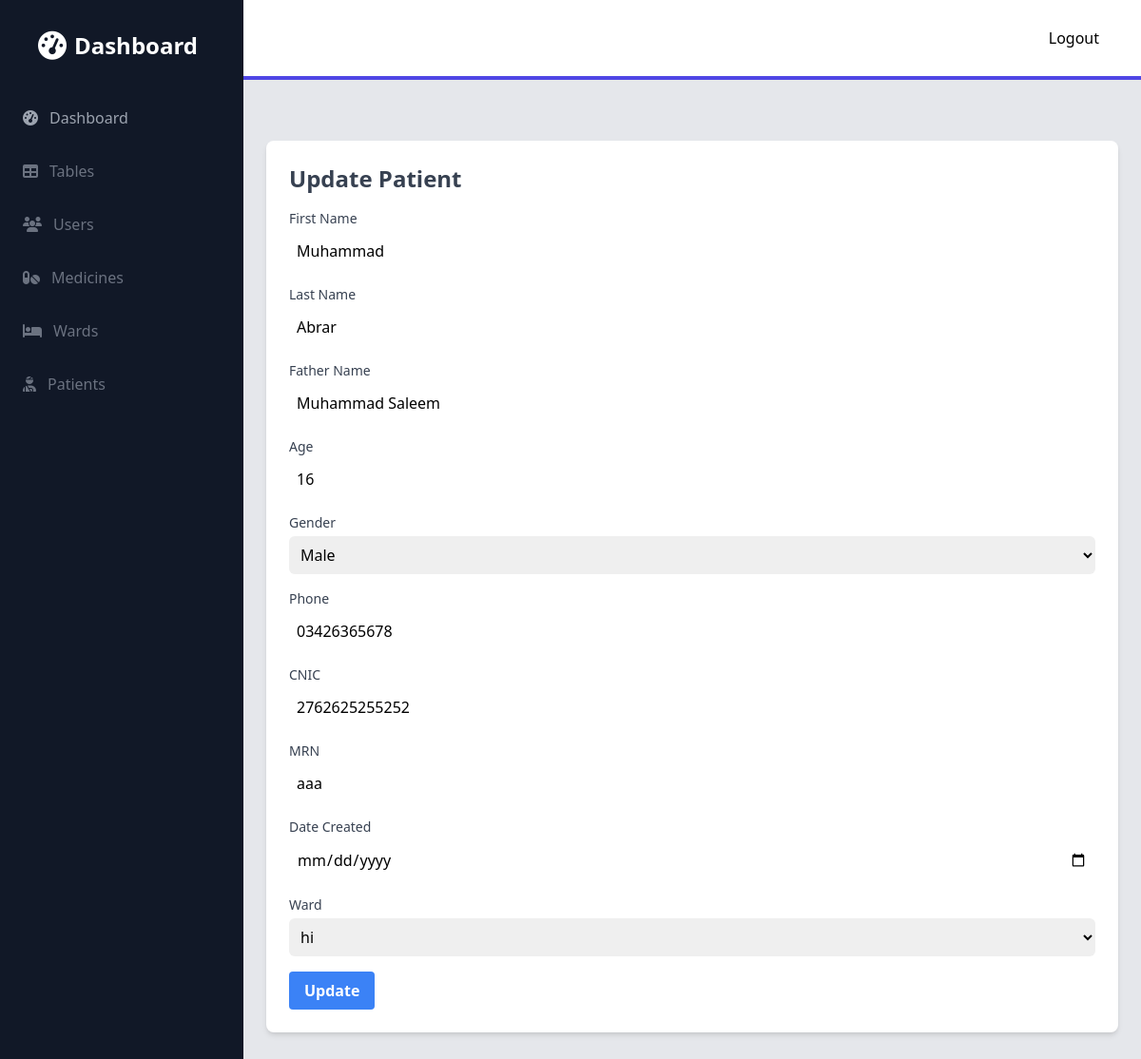
The page /admin/patient/1/update (signed in) on the database as committed earlier.
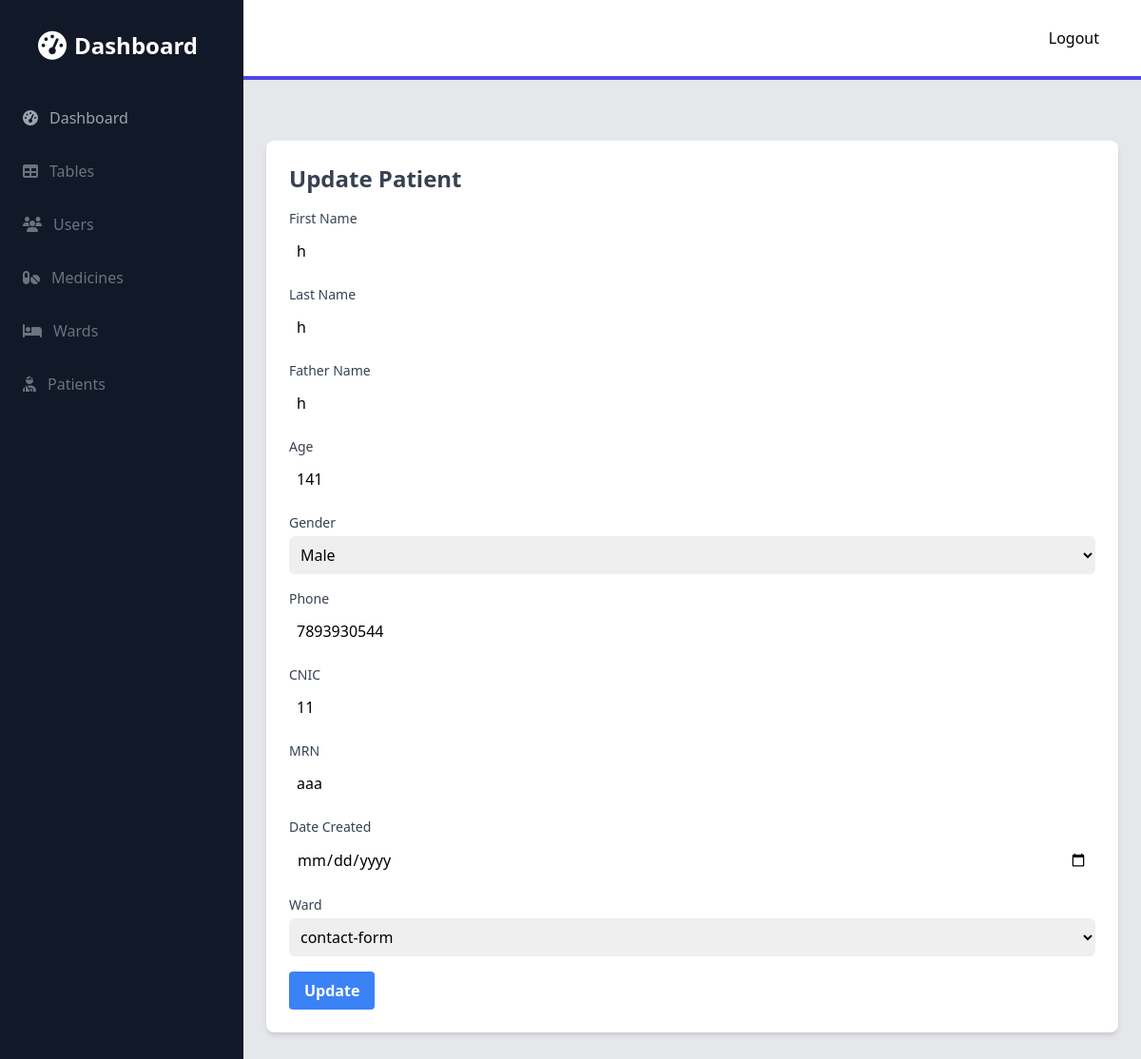
The same page on the database as committed later.
### models.py (models this page shows)
class Patients(db.Model):
    id = db.Column(db.Integer, primary_key=True)
    first_name = db.Column(db.String(150), nullable=False)
    last_name = db.Column(db.String(150), nullable=False)
    father_name = db.Column(db.String(150), nullable=True)
    age = db.Column(db.Integer, nullable=False)
    gender = db.Column(db.String(150), nullable=True)
    mrn = db.Column(db.String(150), nullable=False)
    date_created = db.Column(db.DateTime(timezone=True), default=func.now())
    phone = db.Column(db.String(150), nullable=True)
    cnic = db.Column(db.String(150), nullable=True)
    ward_id = db.Column(db.Integer, ForeignKey('wards.id'), nullable=False)
    patient_medicines = db.relationship('PatientMedicines', backref='patient', lazy=True)

### admin.py (the view, shortened to what this page needs)
@admin.route('/patient/<int:id>/update', methods=['GET', 'POST'])
@login_required
def update_patient(id):
    patient = Patients.query.get(id)
    wards = Wards.query.all()
    return render_template('admin/patients/update_patient.html', patient=patient, wards=wards)

### app.py (called while the page is built)
def create_app():
    app = Flask(__name__)
    app.config['SQLALCHEMY_DATABASE_URI'] = 'sqlite:///database.db'
    app.config['SECRET_KEY'] = 'secret'
    app.register_blueprint(views, url_prefix='/')
    app.register_blueprint(auth, url_prefix='/')
    app.register_blueprint(admin, url_prefix='/admin')
    login_manager = LoginManager()
    login_manager.login_view = 'auth.login'
    login_manager.init_app(app)
    @login_manager.user_loader
    def load_user(id):
        return Users.query.get(int(id))
    with app.app_context():
        db.init_app(app)
        db.create_all()
    return app

### templates/admin/patients/update_patient.html (shortened to what the changed rows need)
{% extends 'admin/base.html' %}
{% block content %}
<div class="container px-6 py-8 mx-auto">
    <div class="mt-8">
        <div class="max-w-4xl mx-auto">
            <div class="bg-white p-6 rounded-lg shadow-md">
        <h2 class="text-2xl font-semibold text-gray-700">Update Patient</h2>
                <form action="{{ url_for('admin.update_patient', id=patient.id) }}" method="POST">
                    <div class="mt-4">
            <label for="first_name" class="block text-sm font-medium text-gray-700">First Name</label>
            <input type="text" name="first_name" id="first_name" class="form-input mt-1 block w-full rounded-md border-gray-300 placeholder-gray-300 p-2" placeholder="First Name" value="{{ patient.first_name }}">
                    </div>
                    <div class="mt-4">
            <label for="last_name" class="block text-sm font-medium text-gray-700">Last Name</label>
            <input type="text" name="last_name" id="last_name" class="form-input mt-1 block w-full rounded-md border-gray-300 placeholder-gray-300 p-2" placeholder="Last Name" value="{{ patient.last_name }}">
                    </div>
                    <div class="mt-4">
            <label for="father_name" class="block text-sm font-medium text-gray-700">Father Name</label>
            <input type="text" name="father_name" id="father_name" class="form-input mt-1 block w-full rounded-md border-gray-300 placeholder-gray-300 p-2" placeholder="Father Name" value="{{ patient.father_name }}">
                    </div>
                    <div class="mt-4">
            <label for="age" class="block text-sm font-medium text-gray-700">Age</label>
            <input type="number" name="age" id="age" class="form-input mt-1 block w-full rounded-md border-gray-300 placeholder-gray-300 p-2" placeholder="Age" value="{{ patient.age }}">
                    </div>
                    <div class="mt-4">
                    <div class="mt-4">
            <label for="phone" class="block text-sm font-medium text-gray-700">Phone</label>
              <input type="text" name="phone" id="phone" class="form-input mt-1 block w-full rounded-md border-gray-300 placeholder-gray-300 p-2" placeholder="Phone" value="{{ patient.phone }}">
                    </div>
                    <div class="mt-4">
            <label for='cnic' class="block text-sm font-medium text-gray-700">CNIC</label>
              <input type="text" name="cnic" id="cnic" class="form-input mt-1 block w-full rounded-md border-gray-300 placeholder-gray-300 p-2" placeholder="CNIC" value="{{ patient.cnic }}">
                    </div>
                    <div class="mt-4">
            <label for="mrn" class="block text-sm font-medium text-gray-700">MRN</label>
              <input type="text" name="mrn" id="mrn" class="form-input mt-1 block w-full rounded-md border-gray-300 placeholder-gray-300 p-2" placeholder="MRN" value="{{ patient.mrn }}">
                    </div>
                    <div class="mt-4">
                      <label for='date_created' class="block text-sm font-medium text-gray-700">Date Created</label>
              <input type="date" name="date_created" id="date_created" class="form-input mt-1 block w-full rounded-md border-gray-300 placeholder-gray-300 p-2" placeholder="Date Created" value="{{ patient.date_created }}">
                    </div>
                    <div class="mt-4">
            <label for="ward" class="block text-sm font-medium text-gray-700">Ward</label>
            {% if wards %}
              <select name="ward" id="ward" class="form-select mt-1 block w-full rounded-md border-gray-300 p-2">
                {% for ward in wards %}
                  <option value="{{ ward.id }}">{{ ward.name }}</option>
                {% endfor %}
            </select>
            {% endif %}
                    </div>
                </form>
            </div>
        </div>
    </div>
</div>
{% endblock %}

Rows that differ between the two databases and show on the page:
changed Patients "aaa": first_name "Muhammad" → "h"; last_name "Abrar" → "h"; father_name "Muhammad Saleem" → "h"; age "16" → "141"; phone "03426365678" → "7893930544"; cnic "2762625255252" → "11"
Other text that changed with them:
form field ward: "hi" → "contact-form"
